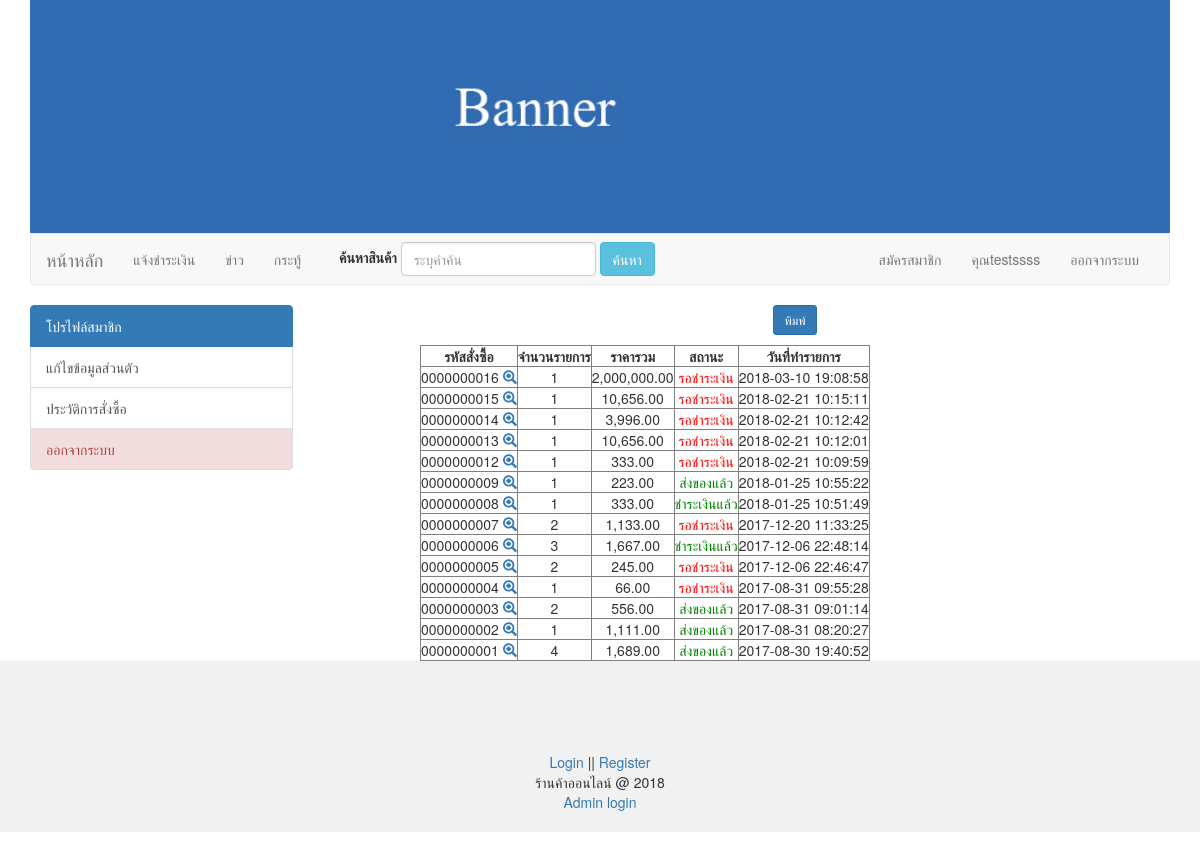
/my_order.php?page=mycart (signed in), run on the app's committed database.
### tables this page shows
CREATE TABLE `tbl_member` (
  `mem_id` int(8) NOT NULL auto_increment,
  `mem_name` varchar(50) NOT NULL,
  `mem_address` varchar(255) NOT NULL,
  `mem_tel` varchar(10) NOT NULL,
  `mem_username` varchar(20) NOT NULL,
  `mem_password` varchar(20) NOT NULL,
  `mem_email` varchar(20) NOT NULL,
  `dateinsert` timestamp NOT NULL default CURRENT_TIMESTAMP,
  PRIMARY KEY  (`mem_id`)
);

CREATE TABLE `tbl_order` (
  `order_id` int(10) unsigned zerofill NOT NULL auto_increment,
  `mem_id` int(11) NOT NULL,
  `name` varchar(100) NOT NULL,
  `address` varchar(500) NOT NULL,
  `email` varchar(100) NOT NULL,
  `phone` varchar(20) NOT NULL,
  `order_status` int(1) NOT NULL,
  `pay_slip` varchar(200) default NULL,
  `b_name` varchar(100) default NULL COMMENT 'ชื่อธนาคาร',
  `b_number` varchar(20) default NULL COMMENT 'เลข บช',
  `pay_date` date default NULL,
  `pay_amount` float(10,2) default NULL,
  `postcode` varchar(30) default NULL,
  `order_date` datetime NOT NULL,
  PRIMARY KEY  (`order_id`)
);

### mycart.php (the view, shortened to what this page needs)
<?php
$colname_mm = "-1";
if (isset($_SESSION['MM_Username'])) {
  $colname_mm = $_SESSION['MM_Username'];
}
$query_mm = sprintf("SELECT * FROM tbl_member WHERE mem_username = %s", GetSQLValueString($colname_mm, "text"));
$mm = mysql_query($query_mm, $condb) or die(mysql_error());
$row_mm = mysql_fetch_assoc($mm);
$mem_id = $row_mm['mem_id'];
$query_mycart = sprintf("
SELECT
o.order_id as oid, o.mem_id, o.order_status, o.order_date,
d.order_id , COUNT(d.order_id) as coid, SUM(d.total) as ctotal
FROM tbl_order  as o, tbl_order_detail as d
WHERE o.mem_id =$mem_id
AND o.order_id=d.order_id
GROUP BY o.order_id
ORDER BY o.order_id DESC", GetSQLValueString($colname_mycart, "int"));
$mycart = mysql_query($query_mycart, $condb) or die(mysql_error());
$row_mycart = mysql_fetch_assoc($mycart);
?>
 <p align="center"> <button class="btn btn-primary btn-sm" onclick="window.print()"> พิมพ์ </button>  </p>
<table id="example" class="display" cellspacing="0" border="1">
<thead>
  <tr>
    <th>รหัสสั่งซื้อ</th>
    <th>จำนวนรายการ</th>
    <th>ราคารวม</th>
    <th>สถานะ</th>
    <th>วันที่ทำรายการ</th>
  </tr>
  </thead>
  <?php do { ?>
    <tr>
      <td>
	  <?php echo $row_mycart['oid']; ?>
      <span id="hp">
      <a href="my_order.php?order_id=<?php echo $row_mycart['oid']; ?>&act=show-order">
      <span class="glyphicon glyphicon-zoom-in"></span>
      </a>
      </span>
      </td>
      <td align="center">
      <?php echo $row_mycart['coid'];?>
      </td>
       <td align="center">
      <?php echo number_format($row_mycart['ctotal'],2);?>
      </td>
      <td align="center">
      <font color="red">
      <?php
	  $status =  $row_mycart['order_status'];
	 include('backend/status.php');
	  ?>
      </font>
      </td>
      <td><?php echo $row_mycart['order_date']; ?></td>
    </tr>
    <?php } while ($row_mycart = mysql_fetch_assoc($mycart)); ?>
</table>

### navbar.php (shortened to what this page needs)
<?php require_once('Connections/condb.php'); ?>
<?php
$colname_mlogin = "-1";
if (isset($_SESSION['MM_Username'])) {
  $colname_mlogin = $_SESSION['MM_Username'];
}
$query_mlogin = sprintf("SELECT * FROM tbl_member WHERE mem_username = %s", GetSQLValueString($colname_mlogin, "text"));
$mlogin = mysql_query($query_mlogin, $condb) or die(mysql_error());
$row_mlogin = mysql_fetch_assoc($mlogin);
?>
<nav class="navbar navbar-default">
  <div class="container-fluid">
    <div class="navbar-header">
      <a class="navbar-brand" href="index.php">หน้าหลัก</a>
    </div>
    <div class="collapse navbar-collapse" id="bs-example-navbar-collapse-1">
      <ul class="nav navbar-nav">
        <li><a href="how-to-buy.php">แจ้งชำระเงิน</a></li>
         <li><a href="news.php">ข่าว</a></li>
         <li><a href="board.php">กระทู้</a></li>
        </ul>
        <form class="navbar-form navbar-left" name="qp" action="index.php" method="GET">
        <div class="form-group"> &nbsp;
        <b>  ค้นหาสินค้า  </b>
          <input type="text" class="form-control" placeholder="ระบุคำค้น" name="q">
        </div>
        <button type="submit" class="btn btn-info">ค้นหา</button>
      </form>
        <ul class="nav navbar-nav navbar-right">
      	<li><a href="register.php">สมัครสมาชิก</a></li>
        <?php
			$mm = ($_SESSION['MM_Username']);
			if($mm !=''){
				echo "<li>";
				echo "<a href='profile.php'>";
				echo  " คุณ" .$row_mlogin['mem_name'];
				echo "</a>";
				echo "</li>";
				echo "<li><a href='logout.php'>ออกจากระบบ</a></li>";
			}else{
				echo "<li><a href='login.php'>Login</a></li>";
			}
?>
      </ul>
    </div>
  </div>
</nav>

### backend/status.php
<?php
if($status==1){
		  echo "<font color='red'>";
		  echo "รอชำระเงิน";
		  echo "</font>";
	  }elseif($status==2){
		  echo "<font color='green'>";
		  echo "ชำระเงินแล้ว";
		  echo "</font>";
	}elseif($status==3){
		  echo "<font color='green'>";
		  echo "ส่งของแล้ว";
		  echo "</font>";
	  }
?>

### css/style.css (style rules this page uses)
th { text-align:center; }

### data on the page
tbl_member: mem_name "testssss"
tbl_order: order_id "0000000016", coid "1", ctotal "2,000,000.00", order_status "รอชำระเงิน", order_date "2018-03-10 19:08:58"
tbl_order: order_id "0000000015", coid "1", ctotal "10,656.00", order_status "รอชำระเงิน", order_date "2018-02-21 10:15:11"
tbl_order: order_id "0000000014", coid "1", ctotal "3,996.00", order_status "รอชำระเงิน", order_date "2018-02-21 10:12:42"
tbl_order: order_id "0000000013", coid "1", ctotal "10,656.00", order_status "รอชำระเงิน", order_date "2018-02-21 10:12:01"
tbl_order: order_id "0000000012", coid "1", ctotal "333.00", order_status "รอชำระเงิน", order_date "2018-02-21 10:09:59"
tbl_order: order_id "0000000009", coid "1", ctotal "223.00", order_status "ส่งของแล้ว", order_date "2018-01-25 10:55:22"
tbl_order: order_id "0000000008", coid "1", ctotal "333.00", order_status "ชำระเงินแล้ว", order_date "2018-01-25 10:51:49"
tbl_order: order_id "0000000007", coid "2", ctotal "1,133.00", order_status "รอชำระเงิน", order_date "2017-12-20 11:33:25"
tbl_order: order_id "0000000006", coid "3", ctotal "1,667.00", order_status "ชำระเงินแล้ว", order_date "2017-12-06 22:48:14"
tbl_order: order_id "0000000005", coid "2", ctotal "245.00", order_status "รอชำระเงิน", order_date "2017-12-06 22:46:47"
tbl_order: order_id "0000000004", coid "1", ctotal "66.00", order_status "รอชำระเงิน", order_date "2017-08-31 09:55:28"
tbl_order: order_id "0000000003", coid "2", ctotal "556.00", order_status "ส่งของแล้ว", order_date "2017-08-31 09:01:14"
tbl_order: order_id "0000000002", coid "1", ctotal "1,111.00", order_status "ส่งของแล้ว", order_date "2017-08-31 08:20:27"
tbl_order: order_id "0000000001", coid "4", ctotal "1,689.00", order_status "ส่งของแล้ว", order_date "2017-08-30 19:40:52"
